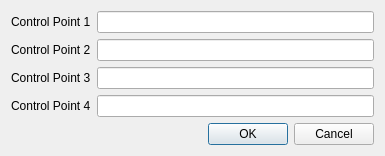
<?xml version="1.0" encoding="UTF-8"?>
<ui version="4.0">
 <class>Form</class>
 <widget class="QWidget" name="Form">
  <property name="geometry">
   <rect>
    <x>0</x>
    <y>0</y>
    <width>385</width>
    <height>151</height>
   </rect>
  </property>
  <property name="windowTitle">
   <string>Form</string>
  </property>
  <layout class="QFormLayout" name="formLayout_2">
   <item row="2" column="0">
    <widget class="QLabel" name="controlPoint2Label">
     <property name="text">
      <string>Control Point 2</string>
     </property>
    </widget>
   </item>
   <item row="2" column="1">
    <widget class="QLineEdit" name="controlPoint2LineEdit"/>
   </item>
   <item row="3" column="0">
    <widget class="QLabel" name="controlPoint3Label">
     <property name="text">
      <string>Control Point 3</string>
     </property>
    </widget>
   </item>
   <item row="3" column="1">
    <widget class="QLineEdit" name="controlPoint3LineEdit"/>
   </item>
   <item row="4" column="0">
    <widget class="QLabel" name="controlPoint4Label">
     <property name="text">
      <string>Control Point 4</string>
     </property>
    </widget>
   </item>
   <item row="4" column="1">
    <widget class="QLineEdit" name="controlPoint4LineEdit"/>
   </item>
   <item row="1" column="0">
    <widget class="QLabel" name="controlPoint1Label">
     <property name="text">
      <string>Control Point 1</string>
     </property>
    </widget>
   </item>
   <item row="1" column="1">
    <widget class="QLineEdit" name="controlPoint1LineEdit"/>
   </item>
   <item row="5" column="1">
    <widget class="QDialogButtonBox" name="buttonBox">
     <property name="standardButtons">
      <set>QDialogButtonBox::Cancel|QDialogButtonBox::Ok</set>
     </property>
    </widget>
   </item>
  </layout>
 </widget>
 <resources/>
 <connections/>
</ui>
